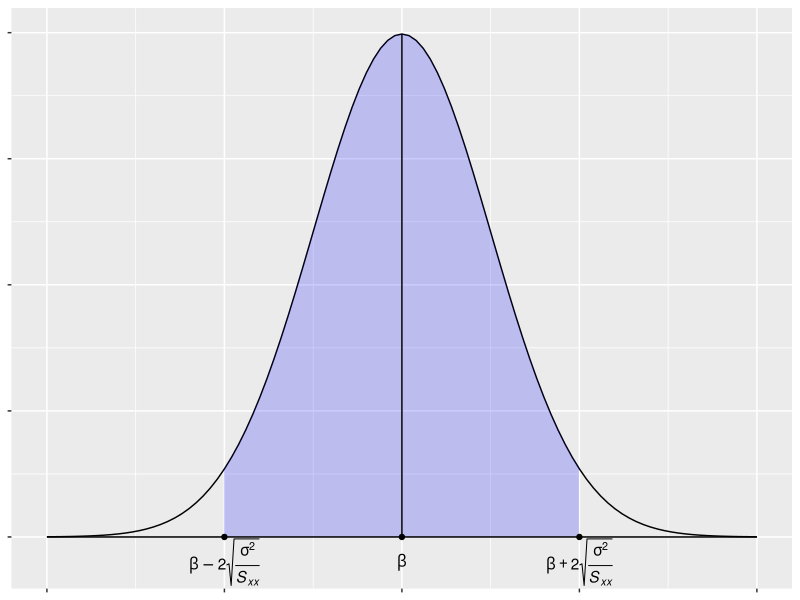
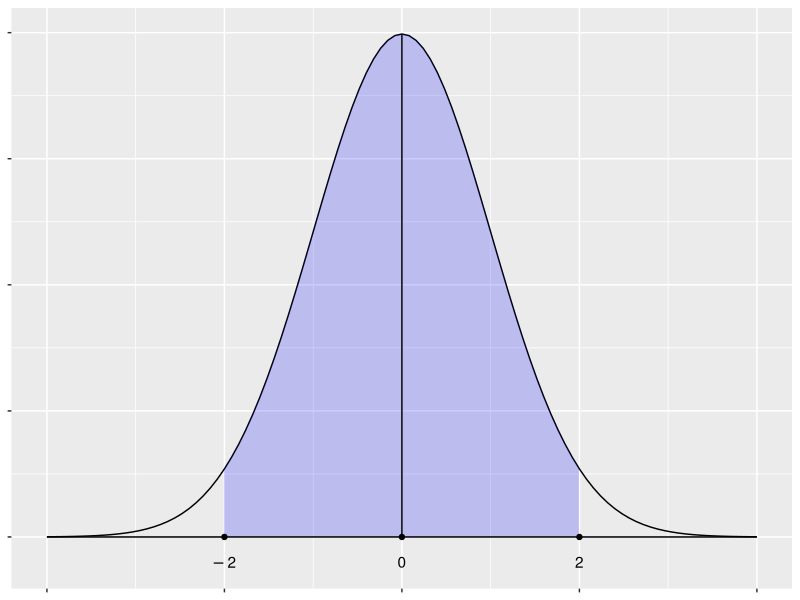

Reproduce these figures in R, in order. (Note: this script raises an error after producing the figures.)
## ---- chunk 1
knitr::opts_chunk$set(echo = TRUE)
## ---- chunk 2
library(ggplot2)
limitRange <- function(fun, min, max) {
  function(x) {
    y <- fun(x)
    y[x < min  |  x > max] <- NA
    return(y)
  }
}
tr<-"italic( beta + 2*sqrt( frac(sigma^2,S[xx]) ) )"
tl<-"italic( beta - 2*sqrt( frac(sigma^2,S[xx]) ) )"
p <- ggplot(data.frame(x=c(-4, 4)), aes(x=x))
p + stat_function(fun = dnorm) +
  stat_function(fun = limitRange(dnorm, -2, 2),
    geom="area", fill="blue", alpha=0.2)+
  geom_line(data=data.frame(x=c(-4, 4)),aes(x=x,y=0))+
  geom_line(data=data.frame(y=c(0, dnorm(0))),aes(x=0,y=y))+
  geom_point(data=data.frame(),aes(x=2,y=0))+
  annotate("text",label=tr,x=2,y=-.02,parse=TRUE)+
  geom_point(data=data.frame(),aes(x=-2,y=0))+
  annotate("text",label=tl,x=-2,y=-.02,parse=TRUE)+
  geom_point(data=data.frame(),aes(x=0,y=0))+
  annotate("text",label="italic(beta)",x=0,y=-.02,parse=TRUE)+
  theme(axis.text = element_blank(),
        axis.title = element_blank())
## ---- chunk 3
p + stat_function(fun = dnorm) +
  stat_function(fun = limitRange(dnorm, -2, 2),
    geom="area", fill="blue", alpha=0.2)+
  geom_line(data=data.frame(x=c(-4, 4)),aes(x=x,y=0))+
  geom_line(data=data.frame(y=c(0, dnorm(0))),aes(x=0,y=y))+
  geom_point(data=data.frame(),aes(x=2,y=0))+
  annotate("text",label="2",x=2,y=-.02,parse=TRUE)+
  geom_point(data=data.frame(),aes(x=-2,y=0))+
  annotate("text",label="-2",x=-2,y=-.02,parse=TRUE)+
  geom_point(data=data.frame(),aes(x=0,y=0))+
  annotate("text",label="0",x=0,y=-.02,parse=TRUE)+
  theme(axis.text = element_blank(),
        axis.title = element_blank())
## ---- chunk 4
cmr <- qt(0.975, df=4)
cml <- qt(0.025, df=4)
ggplot(NULL, aes(x = c(-4, 4))) +
  # T-distribution with 4 degrees of freedom
  #   Non-significant area
  stat_function(fun=dt,args=list(df=4),
      geom="line",xlim=c(-4,4))+
  #   Significant area
  stat_function(fun=dt,args=list(df=4),
      geom="area",fill ="blue",alpha=.2,xlim=c(cmr,4))+
  stat_function(fun=dt,args=list(df=4),
      geom="area",fill ="blue",alpha=.2,xlim=c(-4,cml))+
  xlim(-4, 4)+
  geom_line(data=data.frame(x=c(-4, 4)),aes(x=x,y=0))+
  geom_line(data=data.frame(y=c(0, dt(0,4))),aes(x=0,y=y))+
  geom_point(data=data.frame(),aes(x=2,y=0))+
  annotate("text",label="2",x=2,y=-.02,parse=TRUE)+
  geom_point(data=data.frame(),aes(x=-2,y=0))+
  annotate("text",label="-2",x=-2,y=-.02,parse=TRUE)+
  geom_point(data=data.frame(),aes(x=0,y=0))+
  annotate("text",label="0",x=0,y=-.02,parse=TRUE)+
  
  geom_point(data=data.frame(),aes(x=2,y=0))+
  annotate("text",label="italic(Cm)",x=cmr,y=-.02,parse=TRUE)+
  geom_point(data=data.frame(),aes(x=cmr,y=0))+
  annotate("text",label="italic(-Cm)",x=cml,y=-.02,
    parse=TRUE)+
  theme(axis.text=element_blank(),axis.title=element_blank())
